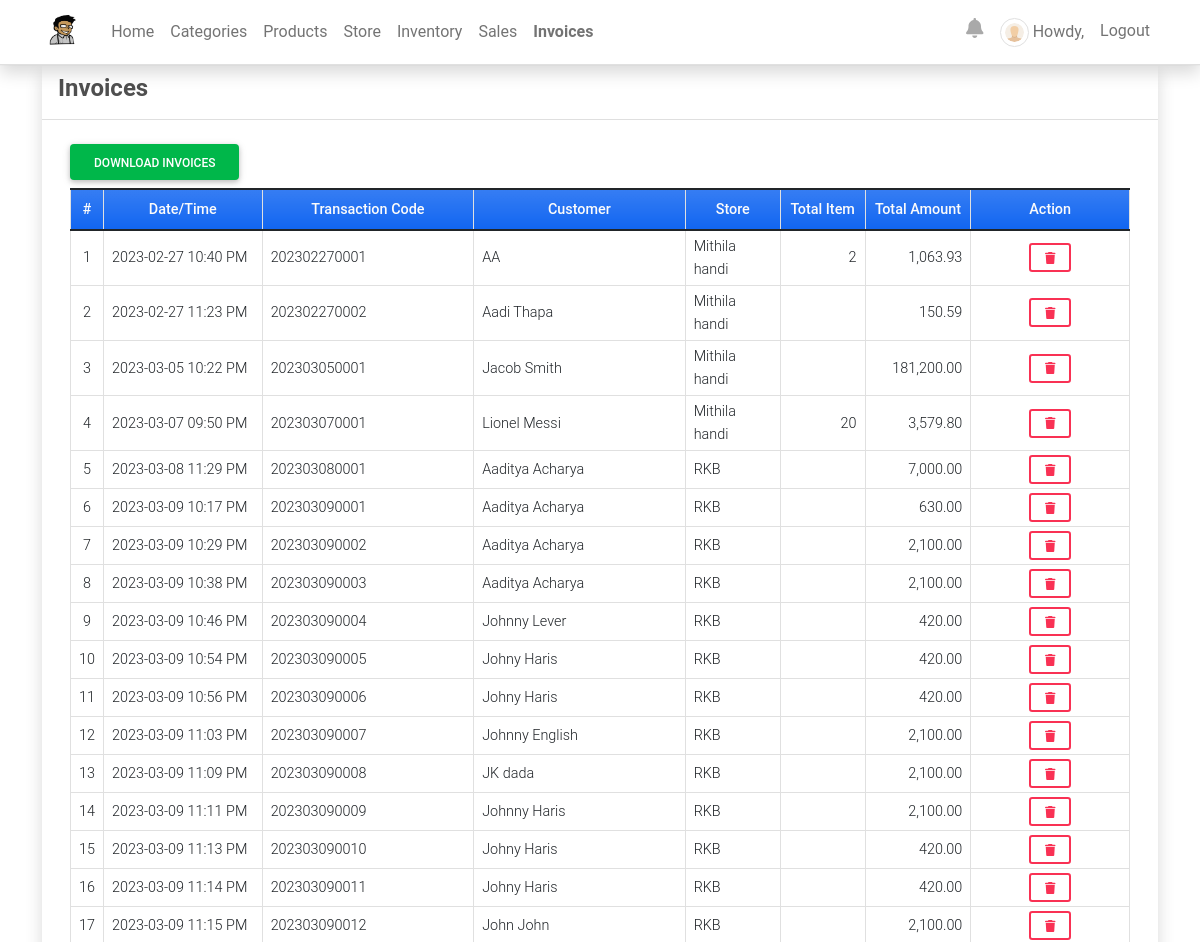
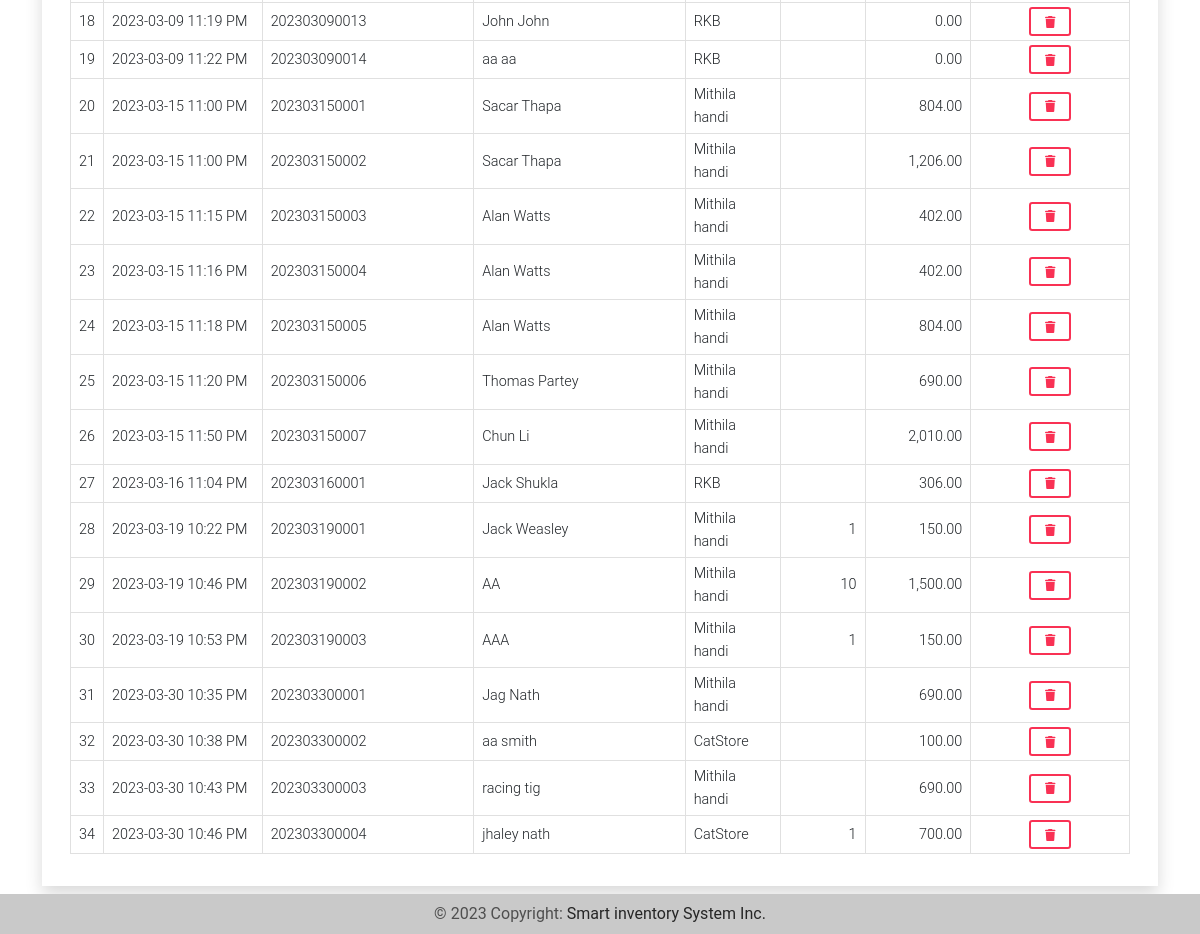
/invoices (signed in), run on the app's committed database (2 pictures, top to bottom).
### imsApp/models.py (models this page shows, shortened)
class Invoice(models.Model):
    transaction = models.CharField(max_length = 250)
    customer = models.CharField(max_length = 250)
    total = models.FloatField(default= 0)
    store = models.ForeignKey(Store, on_delete=models.CASCADE,blank=True, null=True)
    date_created = models.DateTimeField(default=timezone.now)
    date_updated = models.DateTimeField(auto_now=True)
    def item_count(self):
        return Invoice_Item.objects.filter(invoice = self).aggregate(Sum('quantity'))['quantity__sum']

class Store(models.Model):
    name = models.CharField(max_length=250)
    address = models.TextField()
    category = models.ForeignKey(Category,on_delete=models.SET_NULL, null=True)
    products = models.ManyToManyField(Product, through='StoreProduct')
    date_created = models.DateTimeField(default=timezone.now)
    date_updated = models.DateTimeField(auto_now=True)
    owner = models.OneToOneField(User, default=1,on_delete=models.CASCADE ,blank=True, null=True)
    def __str__(self):
        return self.name

### imsApp/auth.py (the view)
    def wrapper_function(request,*args,**kwargs):
        if request.user.is_superuser:
            return view_function(request,*args,**kwargs)
        else:
            return redirect('home-page')

### imsApp/auth.py (called while the page is built)
def admin_only(view_function):
    def wrapper_function(request,*args,**kwargs):
        if request.user.is_superuser:
            return view_function(request,*args,**kwargs)
        else:
            return redirect('home-page')
    return wrapper_function

### imsApp/views.py (called while the page is built)
@admin_only
@login_required
def invoices(request):
    invoice =  Invoice.objects.all()
    context['page_title'] = 'Invoices'
    context['invoices'] = invoice
    return render(request, 'invoices.html', context)

### imsApp/templates/invoices.html (shortened to what this page needs)
{% extends 'base.html' %} {% load humanize %} {% block pageContent %}
<div class="col-lg-12 col-md-12 col-sm-12 col-xs-12">
    <div class="card card-default rounded-0 shadow ">
        <div class="card-header">
            <div class="d-flex w-100 align-items-center justify-content-between">
                <h4 class="card-title fw-bold">Invoices</h4>
            </div>
        </div>
        <div class="card-body">
            <div class="container-fluid">
                <div class="row mt-2 mb-2">
                    <div class="col-md-4">
                        <a class="btn btn-success" href="{% url 'download-invoices' %}">Download Invoices</a>
                    </div>
                </div>
                <table class="table table-bordered" id="invoice-list">
                    <colgroup>
                        {% if request.user.is_superuser %}
                        <col width="3%">
                        <col width="15%">
                        <col width="20%">
                        <col width="20%">
                        <col width="9%">
                        <col width="8%">
                        <col width="10%">
                        <col width="15%">
                        {% endif %}
                    </colgroup>
                    <thead>
                        <tr class="bg-gradient bg-primary bg-opacity-50 text-light">
                            {% if request.user.is_superuser %}
                            <th class="px-2 py-2 text-center">#</th>
                            <th class="px-2 py-2 text-center">Date/Time</th>
                            <th class="px-2 py-2 text-center">Transaction Code</th>
                            <th class="px-2 py-2 text-center">Customer</th>
                            <th class="px-2 py-2 text-center">Store</th>
                            <th class="px-2 py-2 text-center">Total Item</th>
                            <th class="px-2 py-2 text-center">Total Amount</th>
                            <th class="px-2 py-2 text-center">Action</th>
                            {% endif %}
                        </tr>
                    </thead>
                    <tbody>
                        {% for invoice in invoices %}
                        <tr>
                            {% if request.user.is_superuser %}
                            <td class="px-2 py-1 align-middle text-center">{{ forloop.counter }}</td>
                            <td class="px-2 py-1 align-middle">{{ invoice.date_created|date:"Y-m-d h:i A" }}</td>
                            <td class="px-2 py-1 align-middle">{{ invoice.transaction }}</td>
                            <td class="px-2 py-1 align-middle">{{ invoice.customer }}</td>
                            <td class="px-2 py-1 align-middle">{{ invoice.store }}</td>
                            <td class="px-2 py-1 align-middle text-end">{{ invoice.item_count|floatformat:0|intcomma }}</td>
                            <td class="px-2 py-1 align-middle text-end">{{ invoice.total|floatformat:2|intcomma }}</td>
                            <td class="px-2 py-1 align-middle text-center">
                                <button class="btn btn-outline-danger btn-sm delete-data" type="button" data-id="{{ invoice.pk }}" title="Delete">
                                    <i class="fa fa-trash"></i>
                                </button>
                            </td>
                            {% endif %}
                        </tr>
                        {% endfor %}
                    </tbody>
                </table>
            </div>
        </div>
    </div>
</div>
{% endblock pageContent %}

### static/assets/default/css/style.css (style rules this page uses)
html, body { height: 100%; width: 100%; max-height: 100%; overflow: auto; display: flex; flex-direction: column; }

### data on the page
Invoice: date_created "2023-02-27 10:40 PM", transaction "202302270001", customer "AA", store "Mithila handi", item_count "2", total "1,063.93"
Invoice: date_created "2023-02-27 11:23 PM", transaction "202302270002", customer "Aadi Thapa", store "Mithila handi", total "150.59"
Invoice: date_created "2023-03-05 10:22 PM", transaction "202303050001", customer "Jacob Smith", store "Mithila handi", total "181,200.00"
Invoice: date_created "2023-03-07 09:50 PM", transaction "202303070001", customer "Lionel Messi", store "Mithila handi", item_count "20", total "3,579.80"
Invoice: date_created "2023-03-08 11:29 PM", transaction "202303080001", customer "Aaditya Acharya", store "RKB", total "7,000.00"
Invoice: date_created "2023-03-09 10:17 PM", transaction "202303090001", customer "Aaditya Acharya", store "RKB", total "630.00"
Invoice: date_created "2023-03-09 10:29 PM", transaction "202303090002", customer "Aaditya Acharya", store "RKB", total "2,100.00"
Invoice: date_created "2023-03-09 10:38 PM", transaction "202303090003", customer "Aaditya Acharya", store "RKB", total "2,100.00"
Invoice: date_created "2023-03-09 10:46 PM", transaction "202303090004", customer "Johnny Lever", store "RKB", total "420.00"
Invoice: date_created "2023-03-09 10:54 PM", transaction "202303090005", customer "Johny Haris", store "RKB", total "420.00"
Invoice: date_created "2023-03-09 10:56 PM", transaction "202303090006", customer "Johny Haris", store "RKB", total "420.00"
Invoice: date_created "2023-03-09 11:03 PM", transaction "202303090007", customer "Johnny English", store "RKB", total "2,100.00"
Invoice: date_created "2023-03-09 11:09 PM", transaction "202303090008", customer "JK dada", store "RKB", total "2,100.00"
Invoice: date_created "2023-03-09 11:11 PM", transaction "202303090009", customer "Johnny Haris", store "RKB", total "2,100.00"
Invoice: date_created "2023-03-09 11:13 PM", transaction "202303090010", customer "Johny Haris", store "RKB", total "420.00"
Invoice: date_created "2023-03-09 11:14 PM", transaction "202303090011", customer "Johny Haris", store "RKB", total "420.00"
Invoice: date_created "2023-03-09 11:15 PM", transaction "202303090012", customer "John John", store "RKB", total "2,100.00"
Invoice: date_created "2023-03-09 11:19 PM", transaction "202303090013", customer "John John", store "RKB", total "0.00"
Invoice: date_created "2023-03-09 11:22 PM", transaction "202303090014", customer "aa aa", store "RKB", total "0.00"
Invoice: date_created "2023-03-15 11:00 PM", transaction "202303150001", customer "Sacar Thapa", store "Mithila handi", total "804.00"
Invoice: date_created "2023-03-15 11:00 PM", transaction "202303150002", customer "Sacar Thapa", store "Mithila handi", total "1,206.00"
Invoice: date_created "2023-03-15 11:15 PM", transaction "202303150003", customer "Alan Watts", store "Mithila handi", total "402.00"
Invoice: date_created "2023-03-15 11:16 PM", transaction "202303150004", customer "Alan Watts", store "Mithila handi", total "402.00"
Invoice: date_created "2023-03-15 11:18 PM", transaction "202303150005", customer "Alan Watts", store "Mithila handi", total "804.00"
Invoice: date_created "2023-03-15 11:20 PM", transaction "202303150006", customer "Thomas Partey", store "Mithila handi", total "690.00"
Invoice: date_created "2023-03-15 11:50 PM", transaction "202303150007", customer "Chun Li", store "Mithila handi", total "2,010.00"
Invoice: date_created "2023-03-16 11:04 PM", transaction "202303160001", customer "Jack Shukla", store "RKB", total "306.00"
Invoice: date_created "2023-03-19 10:22 PM", transaction "202303190001", customer "Jack Weasley", store "Mithila handi", item_count "1", total "150.00"
Invoice: date_created "2023-03-19 10:46 PM", transaction "202303190002", customer "AA", store "Mithila handi", item_count "10", total "1,500.00"
Invoice: date_created "2023-03-19 10:53 PM", transaction "202303190003", customer "AAA", store "Mithila handi", item_count "1", total "150.00"
Invoice: date_created "2023-03-30 10:35 PM", transaction "202303300001", customer "Jag Nath", store "Mithila handi", total "690.00"
Invoice: date_created "2023-03-30 10:38 PM", transaction "202303300002", customer "aa smith", store "CatStore", total "100.00"
Invoice: date_created "2023-03-30 10:43 PM", transaction "202303300003", customer "racing tig", store "Mithila handi", total "690.00"
Invoice: date_created "2023-03-30 10:46 PM", transaction "202303300004", customer "jhaley nath", store "CatStore", item_count "1", total "700.00"
